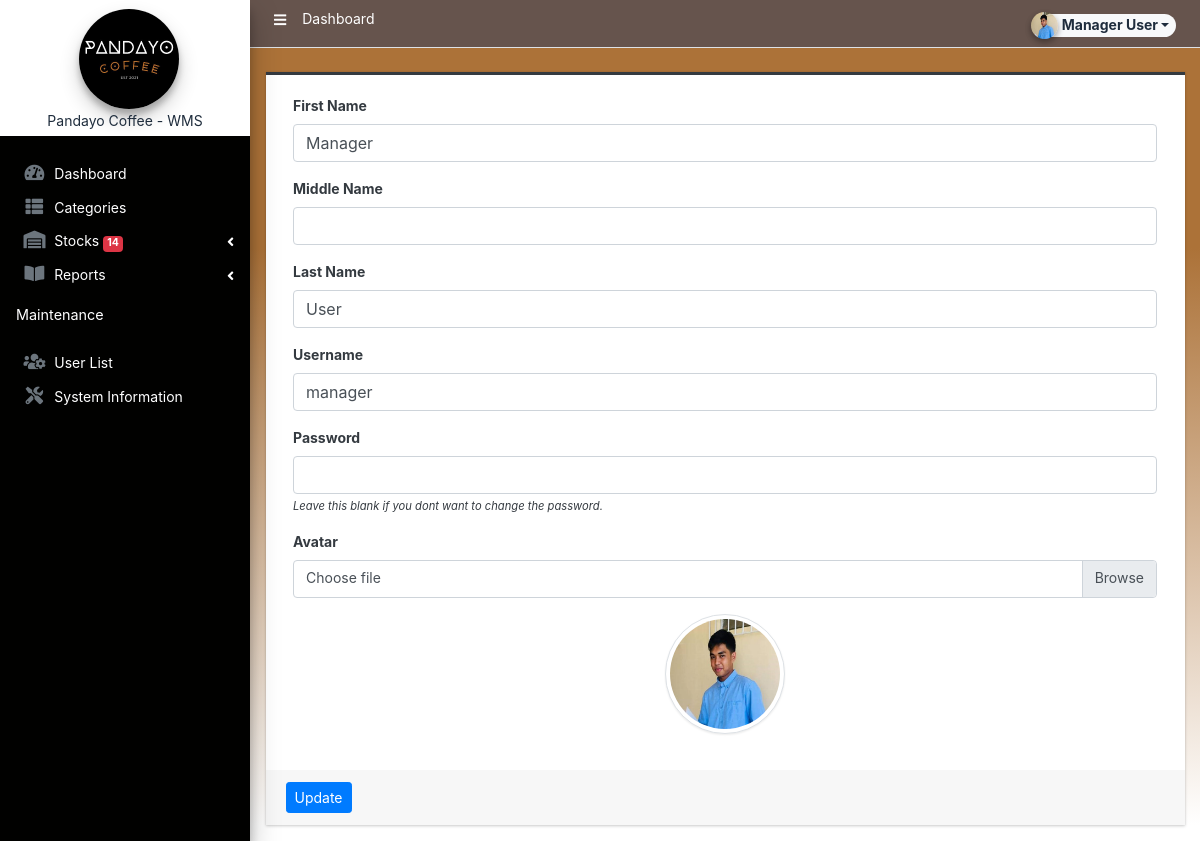
Page /admin/?page=user (signed in) on the committed database.
### tables this page shows
CREATE TABLE `users_list` (
  `id` int(50) NOT NULL,
  `firstname` varchar(250) NOT NULL,
  `middlename` text DEFAULT NULL,
  `lastname` varchar(250) NOT NULL,
  `username` text NOT NULL,
  `password` text NOT NULL,
  `avatar` text DEFAULT NULL,
  `last_login` datetime DEFAULT NULL,
  `type` tinyint(1) NOT NULL DEFAULT 0,
  `date_added` datetime NOT NULL DEFAULT current_timestamp(),
  `date_updated` datetime DEFAULT current_timestamp() ON UPDATE current_timestamp()
);

### classes/DBConnection.php (called while the page is built, shortened)
<?php
class DBConnection{
    private $host = DB_SERVER;
    private $username = DB_USERNAME;
    private $password = DB_PASSWORD;
    private $database = DB_NAME;
    public $conn;
    public function __construct(){
        if (!isset($this->conn)) {
            $this->conn = new mysqli($this->host, $this->username, $this->password, $this->database);
        }
    }
}
?>

### classes/SystemSettings.php (called while the page is built, shortened)
<?php
class SystemSettings extends DBConnection{
	function userdata($field = ''){
		if(!empty($field)){
			if(isset($_SESSION['userdata'][$field]))
				return $_SESSION['userdata'][$field];
			else
				return null;
		}else{
			return false;
		}
	}
}
$_settings = new SystemSettings();
?>

### config.php (called while the page is built, shortened)
<?php
require_once('classes/DBConnection.php');
require_once('classes/SystemSettings.php');
function validate_image($file){
    global $_settings;
	if(!empty($file)){
        $ex = explode("?",$file);
        $file = $ex[0];
        $ts = isset($ex[1]) ? "?".$ex[1] : '';
		if(is_file(base_app.$file)){
			return base_url.$file.$ts;
		}else{
			return base_url.($_settings->info('logo'));
		}
	}else{
		return base_url.($_settings->info('logo'));
	}
}
?>

### admin/user/index.php (the view, shortened to what this page needs)
<?php
$user = $conn->query("SELECT * FROM users_list where id ='".$_settings->userdata('id')."'");
foreach($user->fetch_array() as $k =>$v){
	$meta[$k] = $v;
}
?>
<div class="card card-outline rounded-0 card-dark">
	<div class="card-body">
		<div class="container-fluid">
			<form action="" id="manage-user">
				<div class="form-group">
					<label for="name">First Name</label>
					<input type="text" name="firstname" id="firstname" class="form-control" value="<?php echo isset($meta['firstname']) ? $meta['firstname']: '' ?>" required>
				</div>
				<div class="form-group">
					<label for="name">Middle Name</label>
					<input type="text" name="middlename" id="middlename" class="form-control" value="<?php echo isset($meta['middlename']) ? $meta['middlename']: '' ?>">
				</div>
				<div class="form-group">
					<label for="name">Last Name</label>
					<input type="text" name="lastname" id="lastname" class="form-control" value="<?php echo isset($meta['lastname']) ? $meta['lastname']: '' ?>" required>
				</div>
				<div class="form-group">
					<label for="username">Username</label>
					<input type="text" name="username" id="username" class="form-control" value="<?php echo isset($meta['username']) ? $meta['username']: '' ?>" required  autocomplete="off">
				</div>
				<div class="form-group">
					<label for="password">Password</label>
					<input type="password" name="password" id="password" class="form-control" value="" autocomplete="off">
					<small><i>Leave this blank if you dont want to change the password.</i></small>
				</div>
				<div class="form-group">
					<label for="" class="control-label">Avatar</label>
					<div class="custom-file">
		              <label class="custom-file-label" for="customFile">Choose file</label>
		            </div>
				</div>
				<div class="form-group d-flex justify-content-center">
					<img src="<?php echo validate_image(isset($meta['avatar']) ? $meta['avatar'] :'') ?>" alt="" id="cimg" class="img-fluid img-thumbnail">
				</div>
			</form>
		</div>
	</div>
	<div class="card-footer">
			<div class="col-md-12">
				<div class="row">
					<button class="btn btn-sm btn-primary" form="manage-user">Update</button>
				</div>
			</div>
		</div>
</div>

### admin/user/index.php (style rules this page uses)
img#cimg { height: 15vh; width: 15vh; object-fit: cover; border-radius: 100% 100%; }

### rows in the picture
users_list: firstname "Manager", lastname "User", username "manager", avatar (picture)

### other values in the picture
$pageTitle "Dashboard"
$_settings->userdata('firstname').' '.$_settings->userdata('lastname') "Manager User"
$_settings->info('short_name') "Pandayo Coffee - WMS"
$count "14"
